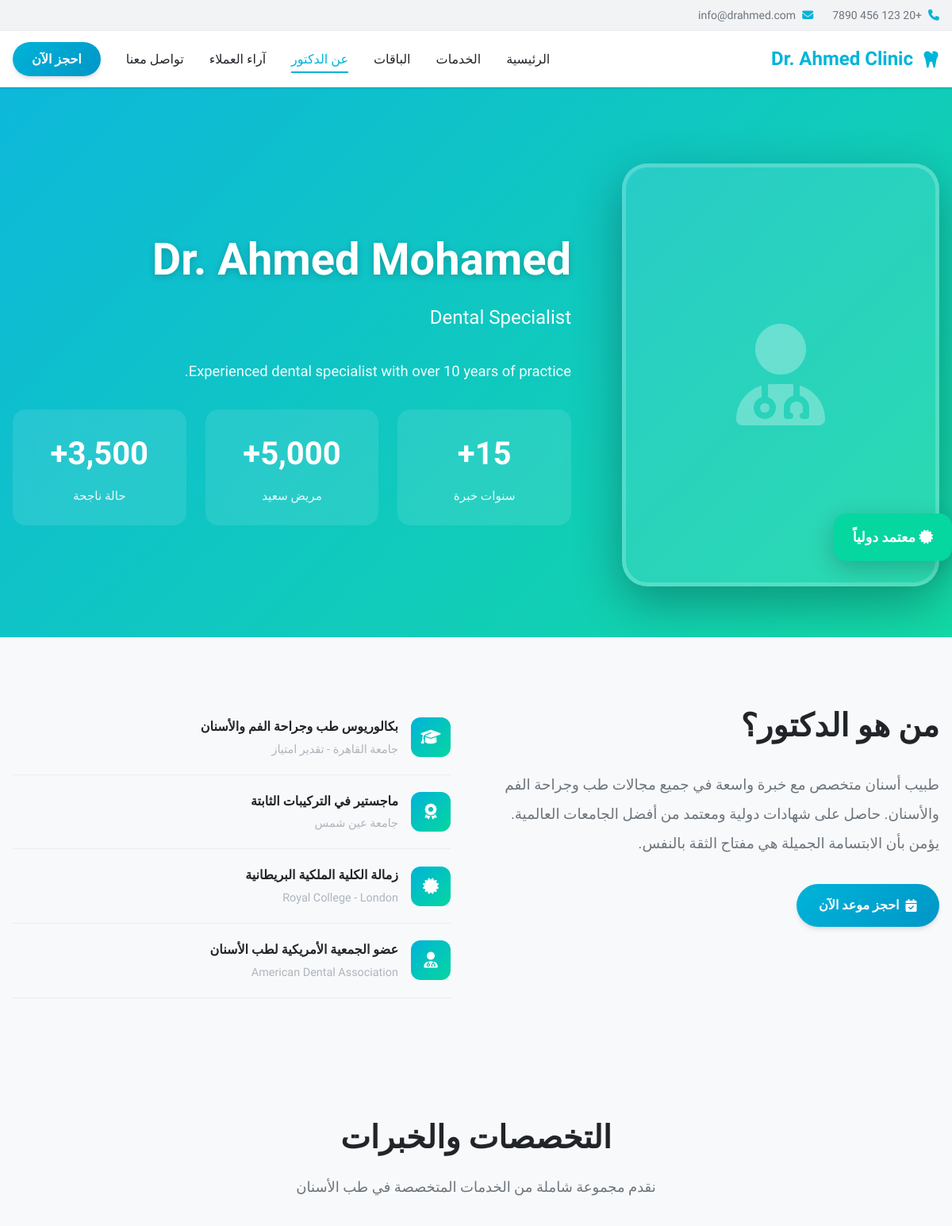
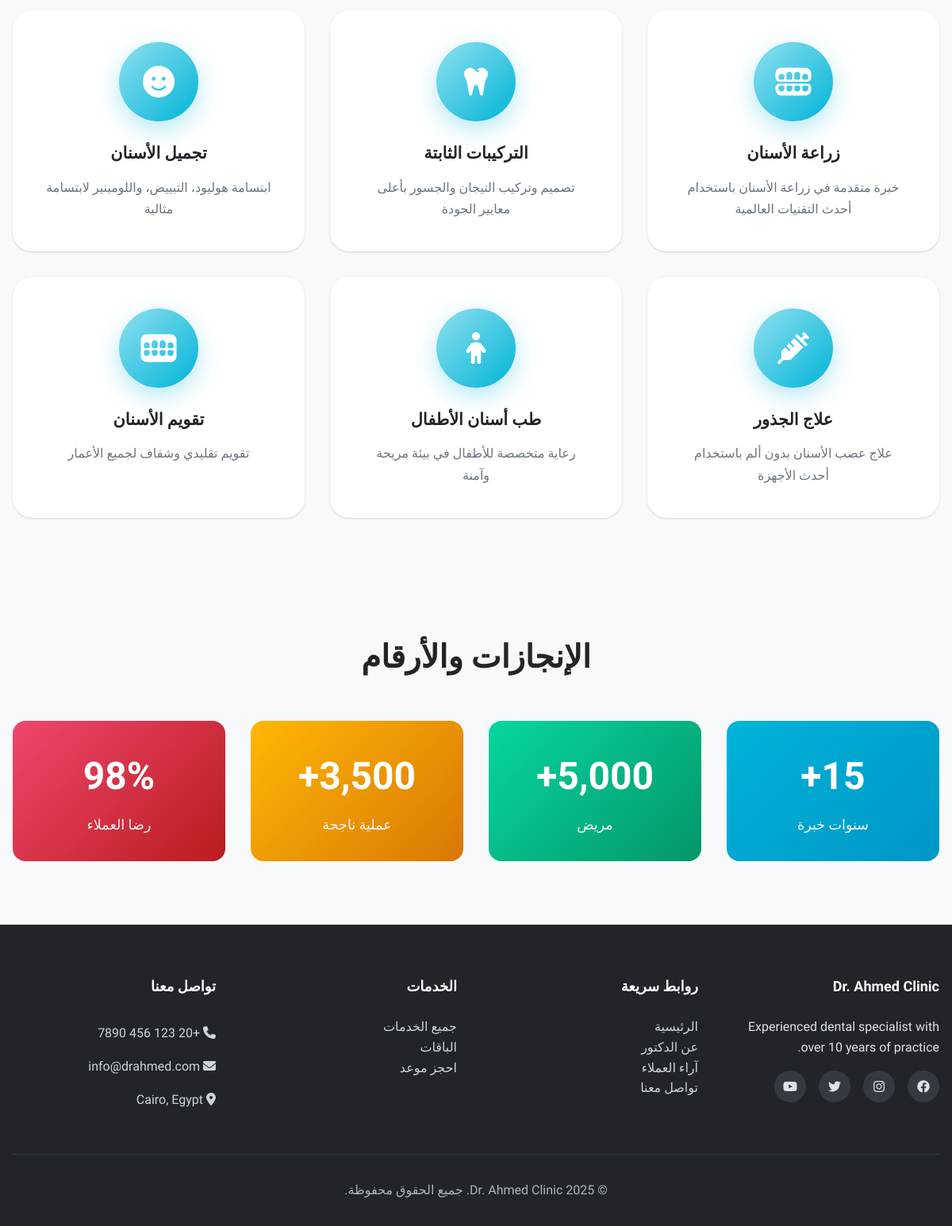
Page /doctor.php on the earlier database version (2 pictures, top to bottom).
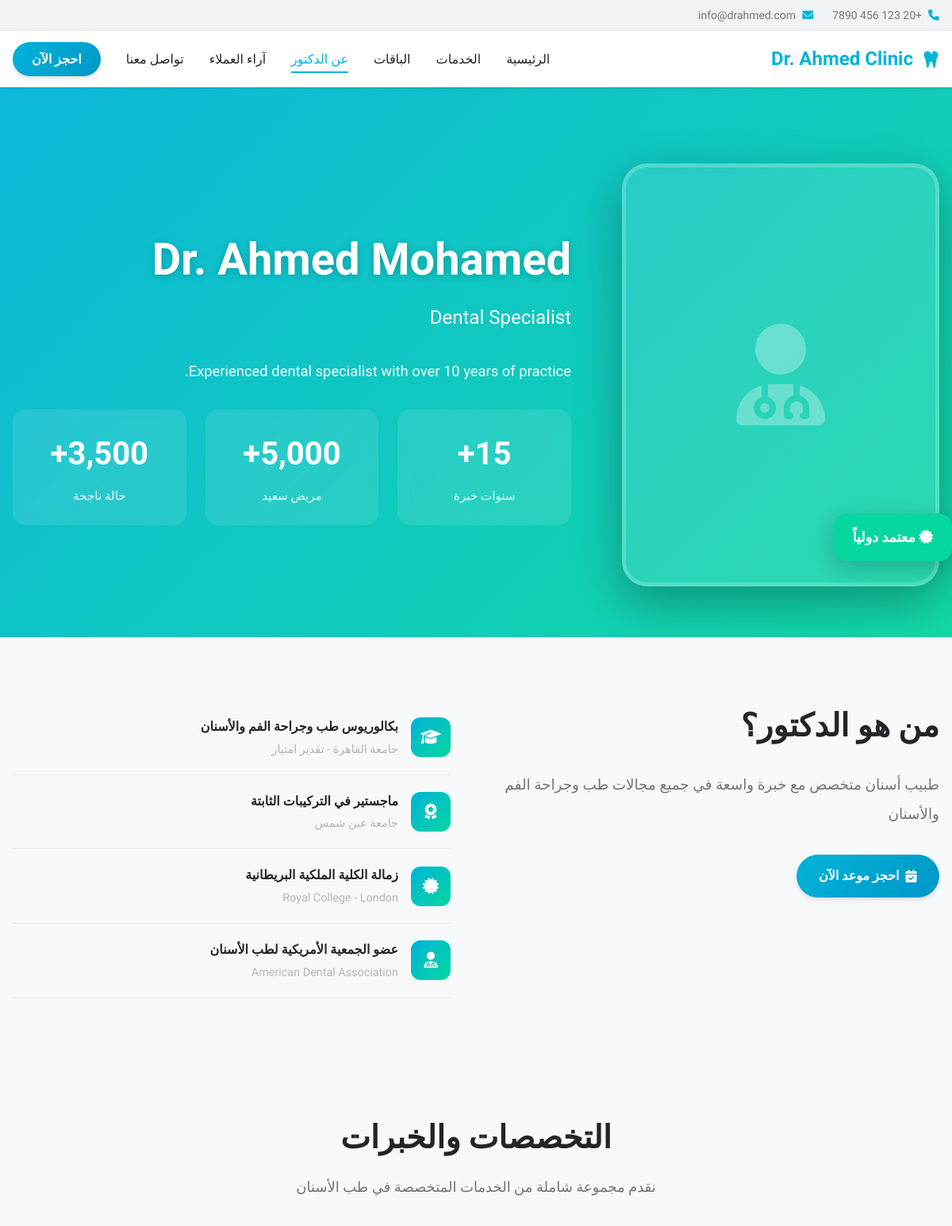
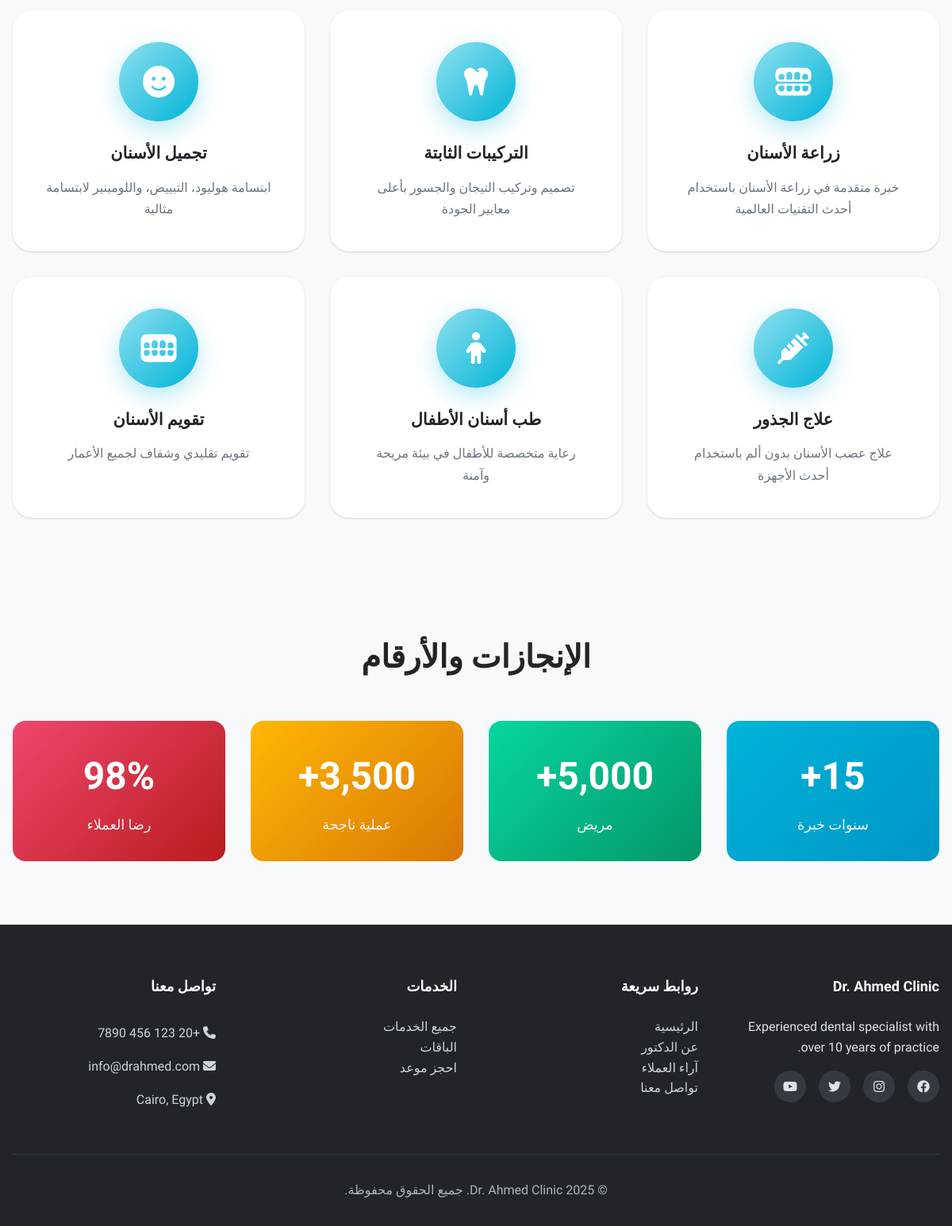
Same page on the later database version (2 pictures, top to bottom).
### tables this page shows
CREATE TABLE IF NOT EXISTS `settings` (
    `id` INT PRIMARY KEY AUTO_INCREMENT,
    `setting_key` VARCHAR(100) NOT NULL UNIQUE,
    `setting_value` TEXT,
    `setting_type` VARCHAR(50) DEFAULT 'text',
    `created_at` TIMESTAMP DEFAULT CURRENT_TIMESTAMP,
    `updated_at` TIMESTAMP DEFAULT CURRENT_TIMESTAMP ON UPDATE CURRENT_TIMESTAMP
);

### includes/config.php (called while the page is built, shortened)
<?php
$conn = null;
try {
    $conn = new PDO(
        "mysql:host=" . DB_HOST . ";dbname=" . DB_NAME . ";charset=utf8mb4",
        DB_USER,
        DB_PASS,
        [
            PDO::ATTR_ERRMODE => PDO::ERRMODE_EXCEPTION,
            PDO::ATTR_DEFAULT_FETCH_MODE => PDO::FETCH_ASSOC,
            PDO::ATTR_EMULATE_PREPARES => false
        ]
    );
} catch(PDOException $e) {
    error_log("Database connection error: " . $e->getMessage());
    die("خطأ في الاتصال بقاعدة البيانات. يرجى التأكد من:<br>1. إنشاء قاعدة البيانات (u186120816_tantawy)<br>2. استيراد ملف database.sql<br>3. التحقق من بيانات الاتصال في includes/config.php<br>4. وضع كلمة مرور قاعدة البيانات في DB_PASS<br><br>Error: " . $e->getMessage());
}
function getSetting($key, $default = '') {
    global $conn;
    try {
        $stmt = $conn->prepare("SELECT setting_value FROM settings WHERE setting_key = ?");
        $stmt->execute([$key]);
        $result = $stmt->fetch();
        return $result ? $result['setting_value'] : $default;
    } catch(PDOException $e) {
        return $default;
    }
}

### doctor.php (the view, shortened to what the rows shown need)
<!DOCTYPE html>
<html lang="ar" dir="rtl">
<head>
    <title><?php
    require_once 'includes/config.php';
    $site_name = getSetting('site_name', 'عيادة الدكتور');
    ?></title>
    <link rel="stylesheet" href="https://cdnjs.cloudflare.com/ajax/libs/font-awesome/6.4.0/css/all.min.css">
    <link rel="stylesheet" href="<?php echo ASSETS_URL; ?>/css/main.css">
</head>
<body>
    <?php
    $doctor_name = getSetting('doctor_name', 'د. أحمد محمد');
    $doctor_title = getSetting('doctor_title', 'استشاري طب وجراحة الفم والأسنان');
    $doctor_bio = getSetting('doctor_bio', 'خبرة تمتد لأكثر من 15 عاماً في مجال طب الأسنان');
    $doctor_years = getSetting('doctor_years_experience', '15');
    $doctor_patients = getSetting('doctor_total_patients', '5000');
    $doctor_cases = getSetting('doctor_success_cases', '3500');
    ?>
    <header class="header">
        <div class="header-top">
            <div class="container">
                <div class="header-top-content">
                    <div class="header-contact">
                        <div class="header-contact-item">
                            <i class="fas fa-phone"></i>
                            <span><?php echo htmlspecialchars(getSetting('site_phone')); ?></span>
                        </div>
                        <div class="header-contact-item">
                            <i class="fas fa-envelope"></i>
                            <span><?php echo htmlspecialchars(getSetting('site_email')); ?></span>
                        </div>
                    </div>
                </div>
            </div>
        </div>
        <div class="header-main">
            <div class="container">
                <nav class="nav-container">
                    <div class="logo">
                        <?php
                        $site_logo = getSetting('site_logo');
                        if ($site_logo): ?>
                            <img src="<?php echo UPLOAD_URL . htmlspecialchars($site_logo); ?>" alt="<?php echo htmlspecialchars($site_name); ?>">
                        <?php else: ?>
                            <i class="fas fa-tooth"></i>
                        <?php endif; ?>
                        <span><?php echo htmlspecialchars($site_name); ?></span>
                    </div>
                </nav>
            </div>
        </div>
    </header>
    <section class="doctor-hero">
        <div class="container">
            <div class="doctor-hero-content">
                <div class="doctor-info">
                    <h1><?php echo htmlspecialchars($doctor_name); ?></h1>
                    <p class="doctor-title"><?php echo htmlspecialchars($doctor_title); ?></p>
                    <p style="font-size: 1.15rem; line-height: 1.8; opacity: 0.95;">
                        <?php echo nl2br(htmlspecialchars($doctor_bio)); ?>
                    </p>
                    <div class="doctor-highlights">
                        <div class="highlight-item">
                            <span class="highlight-number"><?php echo $doctor_years; ?>+</span>
                            <span class="highlight-label">سنوات خبرة</span>
                        </div>
                        <div class="highlight-item">
                            <span class="highlight-number"><?php echo number_format($doctor_patients); ?>+</span>
                            <span class="highlight-label">مريض سعيد</span>
                        </div>
                        <div class="highlight-item">
                            <span class="highlight-number"><?php echo number_format($doctor_cases); ?>+</span>
                            <span class="highlight-label">حالة ناجحة</span>
                        </div>
                    </div>
                </div>
            </div>
        </div>
    </section>
    <section class="about-section">
        <div class="container">
            <div class="section-grid">
                <div class="about-content">
                    <h2>من هو الدكتور؟</h2>
                    <div class="about-text">
                        <?php echo getSetting('doctor_about_full', 'طبيب أسنان متخصص مع خبرة واسعة في جميع مجالات طب وجراحة الفم والأسنان. حاصل على شهادات دولية ومعتمد من أفضل الجامعات العالمية. يؤمن بأن الابتسامة الجميلة هي مفتاح الثقة بالنفس.'); ?>
                    </div>
                    <a href="index.php#booking" class="btn btn-primary">
                        <i class="fas fa-calendar-check"></i>
                        احجز موعد الآن
                    </a>
                </div>
            </div>
        </div>
    </section>
    <section class="specializations">
        <div class="container">
            <div class="section-header">
                <h2 class="section-title">التخصصات والخبرات</h2>
            </div>
        </div>
    </section>
    <section class="achievements">
        <div class="container">
            <div class="section-header">
                <h2 class="section-title">الإنجازات والأرقام</h2>
            </div>
            <div class="achievement-grid">
                <div class="achievement-card">
                    <span class="achievement-number"><?php echo $doctor_years; ?>+</span>
                    <span class="achievement-label">سنوات خبرة</span>
                </div>
                <div class="achievement-card" style="background: linear-gradient(135deg, var(--accent-color), #059669);">
                    <span class="achievement-number"><?php echo number_format($doctor_patients); ?>+</span>
                    <span class="achievement-label">مريض</span>
                </div>
                <div class="achievement-card" style="background: linear-gradient(135deg, var(--warning), #d97706);">
                    <span class="achievement-number"><?php echo number_format($doctor_cases); ?>+</span>
                    <span class="achievement-label">عملية ناجحة</span>
                </div>
            </div>
        </div>
    </section>
    <footer class="footer">
        <div class="container">
            <div class="footer-grid">
                <div class="footer-section">
                    <h3><?php echo htmlspecialchars($site_name); ?></h3>
                    <p><?php echo htmlspecialchars(getSetting('doctor_bio')); ?></p>
                    <div class="social-links">
                        <a href="#" class="social-link"><i class="fab fa-facebook"></i></a>
                        <a href="#" class="social-link"><i class="fab fa-instagram"></i></a>
                        <a href="#" class="social-link"><i class="fab fa-twitter"></i></a>
                        <a href="#" class="social-link"><i class="fab fa-youtube"></i></a>
                    </div>
                </div>
                <div class="footer-section">
                    <ul class="footer-links">
                        <li class="footer-link">
                            <i class="fas fa-phone"></i>
                            <?php echo htmlspecialchars(getSetting('site_phone')); ?>
                        </li>
                        <li class="footer-link">
                            <i class="fas fa-envelope"></i>
                            <?php echo htmlspecialchars(getSetting('site_email')); ?>
                        </li>
                        <li class="footer-link">
                            <i class="fas fa-map-marker-alt"></i>
                            <?php echo htmlspecialchars(getSetting('site_address')); ?>
                        </li>
                    </ul>
                </div>
            </div>
            <div class="footer-bottom">
                <p>&copy; <?php echo date('Y'); ?> <?php echo htmlspecialchars($site_name); ?>. جميع الحقوق محفوظة.</p>
            </div>
        </div>
    </footer>
</body>
</html>

Differences in the rows shown:
added settings: setting_value "15"
added settings: setting_value "5,000"
added settings: setting_value "3,500"
added settings: setting_value "طبيب أسنان متخصص مع خبرة واسعة في جميع مجالات طب وجراحة الفم والأسنان"
Other differences:
$doctor_years: "15" → (not shown)
$doctor_patients: "5,000" → (not shown)
$doctor_cases: "3,500" → (not shown)
text no longer shown: "طبيب أسنان متخصص مع خبرة واسعة في جميع مجالات طب وجراحة الفم والأسنان. حاصل على شهادات دولية ومعتمد من أفضل الجامعات العالمية. يؤمن بأن الابتسامة الجميلة هي مفتاح الثقة بالنفس."
